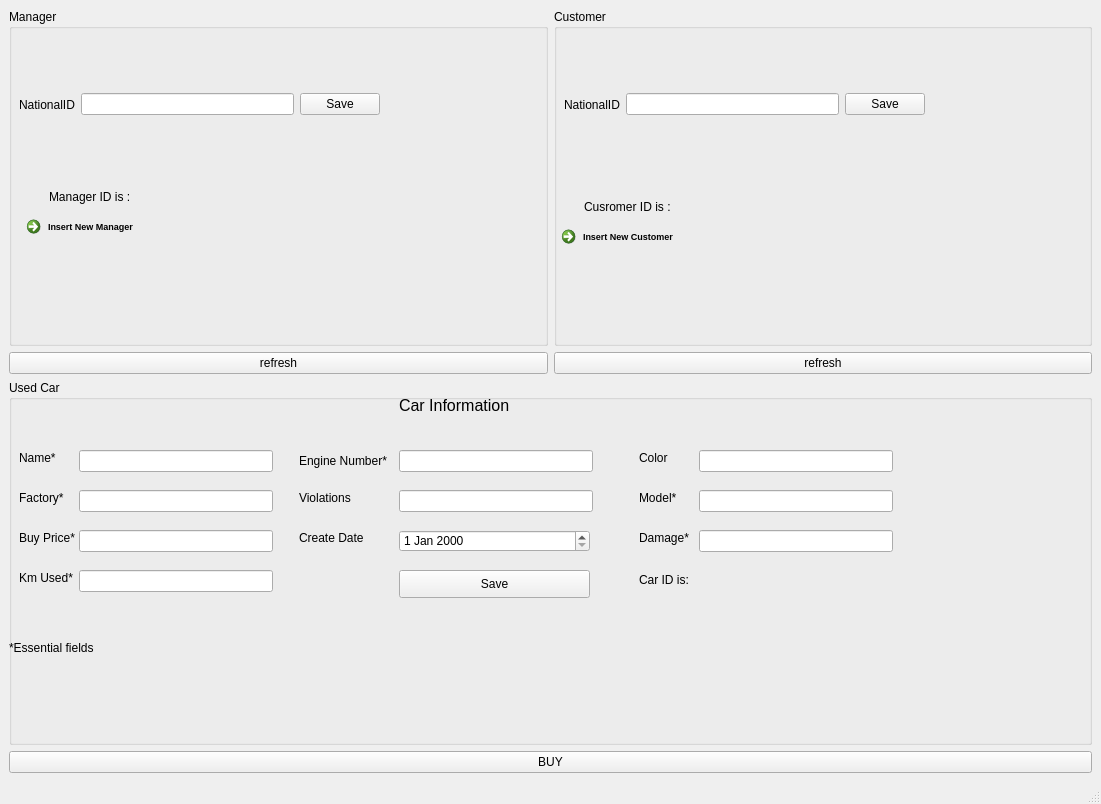
<?xml version="1.0" encoding="UTF-8"?>
<ui version="4.0">
 <class>buy_UsedCar</class>
 <widget class="QMainWindow" name="buy_UsedCar">
  <property name="geometry">
   <rect>
    <x>0</x>
    <y>0</y>
    <width>1101</width>
    <height>804</height>
   </rect>
  </property>
  <property name="windowTitle">
   <string>MainWindow</string>
  </property>
  <widget class="QWidget" name="centralwidget">
   <layout class="QVBoxLayout" name="verticalLayout">
    <item>
     <layout class="QGridLayout" name="gridLayout">
      <item row="1" column="1">
       <widget class="QPushButton" name="refresh">
        <property name="text">
         <string>refresh</string>
        </property>
       </widget>
      </item>
      <item row="0" column="1">
       <widget class="QGroupBox" name="groupBox_2">
        <property name="title">
         <string>Customer</string>
        </property>
        <widget class="QWidget" name="horizontalLayoutWidget_2">
         <property name="geometry">
          <rect>
           <x>10</x>
           <y>50</y>
           <width>361</width>
           <height>91</height>
          </rect>
         </property>
         <layout class="QHBoxLayout" name="horizontalLayout_2">
          <item>
           <widget class="QLabel" name="label_2">
            <property name="text">
             <string>NationalID</string>
            </property>
           </widget>
          </item>
          <item>
           <widget class="QLineEdit" name="lineEdit_2"/>
          </item>
          <item>
           <widget class="QPushButton" name="pushButton_2">
            <property name="text">
             <string>Save</string>
            </property>
           </widget>
          </item>
         </layout>
        </widget>
        <widget class="QCommandLinkButton" name="commandLinkButton_2">
         <property name="geometry">
          <rect>
           <x>0</x>
           <y>210</y>
           <width>191</width>
           <height>31</height>
          </rect>
         </property>
         <property name="font">
          <font>
           <family>Segoe UI</family>
           <pointsize>7</pointsize>
           <weight>75</weight>
           <bold>true</bold>
          </font>
         </property>
         <property name="text">
          <string>Insert New Customer</string>
         </property>
        </widget>
        <widget class="QLabel" name="label_ans2">
         <property name="geometry">
          <rect>
           <x>60</x>
           <y>130</y>
           <width>271</width>
           <height>20</height>
          </rect>
         </property>
         <property name="text">
          <string/>
         </property>
         <property name="alignment">
          <set>Qt::AlignCenter</set>
         </property>
        </widget>
        <widget class="QLabel" name="label_14">
         <property name="geometry">
          <rect>
           <x>30</x>
           <y>190</y>
           <width>111</width>
           <height>16</height>
          </rect>
         </property>
         <property name="text">
          <string>Cusromer ID is :</string>
         </property>
        </widget>
        <widget class="QLabel" name="custid">
         <property name="geometry">
          <rect>
           <x>130</x>
           <y>190</y>
           <width>55</width>
           <height>16</height>
          </rect>
         </property>
         <property name="text">
          <string/>
         </property>
        </widget>
       </widget>
      </item>
      <item row="1" column="0">
       <widget class="QPushButton" name="pushButton_refresh1">
        <property name="text">
         <string>refresh</string>
        </property>
       </widget>
      </item>
      <item row="0" column="0">
       <widget class="QGroupBox" name="groupBox">
        <property name="title">
         <string>Manager</string>
        </property>
        <widget class="QWidget" name="horizontalLayoutWidget">
         <property name="geometry">
          <rect>
           <x>10</x>
           <y>50</y>
           <width>361</width>
           <height>91</height>
          </rect>
         </property>
         <layout class="QHBoxLayout" name="horizontalLayout">
          <item>
           <widget class="QLabel" name="label">
            <property name="text">
             <string>NationalID</string>
            </property>
           </widget>
          </item>
          <item>
           <widget class="QLineEdit" name="lineEdit"/>
          </item>
          <item>
           <widget class="QPushButton" name="pushButton">
            <property name="text">
             <string>Save</string>
            </property>
           </widget>
          </item>
         </layout>
        </widget>
        <widget class="QCommandLinkButton" name="commandLinkButton">
         <property name="geometry">
          <rect>
           <x>10</x>
           <y>200</y>
           <width>171</width>
           <height>41</height>
          </rect>
         </property>
         <property name="font">
          <font>
           <family>Segoe UI</family>
           <pointsize>7</pointsize>
           <weight>75</weight>
           <italic>false</italic>
           <bold>true</bold>
          </font>
         </property>
         <property name="text">
          <string>Insert New Manager</string>
         </property>
        </widget>
        <widget class="QLabel" name="label_ans">
         <property name="geometry">
          <rect>
           <x>110</x>
           <y>130</y>
           <width>201</width>
           <height>31</height>
          </rect>
         </property>
         <property name="text">
          <string/>
         </property>
        </widget>
        <widget class="QLabel" name="label_7">
         <property name="geometry">
          <rect>
           <x>40</x>
           <y>180</y>
           <width>111</width>
           <height>16</height>
          </rect>
         </property>
         <property name="text">
          <string>Manager ID is :</string>
         </property>
        </widget>
        <widget class="QLabel" name="mgrid">
         <property name="geometry">
          <rect>
           <x>130</x>
           <y>180</y>
           <width>55</width>
           <height>16</height>
          </rect>
         </property>
         <property name="text">
          <string/>
         </property>
        </widget>
       </widget>
      </item>
     </layout>
    </item>
    <item>
     <widget class="QGroupBox" name="groupBox_3">
      <property name="enabled">
       <bool>true</bool>
      </property>
      <property name="title">
       <string>Used Car</string>
      </property>
      <widget class="QLabel" name="label_5">
       <property name="geometry">
        <rect>
         <x>390</x>
         <y>10</y>
         <width>141</width>
         <height>31</height>
        </rect>
       </property>
       <property name="font">
        <font>
         <pointsize>12</pointsize>
        </font>
       </property>
       <property name="frameShape">
        <enum>QFrame::NoFrame</enum>
       </property>
       <property name="text">
        <string>Car Information</string>
       </property>
      </widget>
      <widget class="QLineEdit" name="lineEdit_name">
       <property name="geometry">
        <rect>
         <x>70</x>
         <y>70</y>
         <width>194</width>
         <height>22</height>
        </rect>
       </property>
      </widget>
      <widget class="QLineEdit" name="lineEdit_color">
       <property name="geometry">
        <rect>
         <x>690</x>
         <y>70</y>
         <width>194</width>
         <height>22</height>
        </rect>
       </property>
      </widget>
      <widget class="QLineEdit" name="lineEdit_engine">
       <property name="geometry">
        <rect>
         <x>390</x>
         <y>70</y>
         <width>194</width>
         <height>22</height>
        </rect>
       </property>
      </widget>
      <widget class="QLineEdit" name="lineEdit_factory">
       <property name="geometry">
        <rect>
         <x>70</x>
         <y>110</y>
         <width>194</width>
         <height>22</height>
        </rect>
       </property>
      </widget>
      <widget class="QLineEdit" name="lineEdit_bprice">
       <property name="geometry">
        <rect>
         <x>70</x>
         <y>150</y>
         <width>194</width>
         <height>22</height>
        </rect>
       </property>
      </widget>
      <widget class="QLineEdit" name="lineEdit_model">
       <property name="geometry">
        <rect>
         <x>690</x>
         <y>110</y>
         <width>194</width>
         <height>22</height>
        </rect>
       </property>
      </widget>
      <widget class="QLabel" name="label_3">
       <property name="geometry">
        <rect>
         <x>10</x>
         <y>70</y>
         <width>55</width>
         <height>16</height>
        </rect>
       </property>
       <property name="text">
        <string>Name*</string>
       </property>
      </widget>
      <widget class="QLabel" name="label_4">
       <property name="geometry">
        <rect>
         <x>630</x>
         <y>110</y>
         <width>55</width>
         <height>16</height>
        </rect>
       </property>
       <property name="text">
        <string>Model*</string>
       </property>
      </widget>
      <widget class="QLabel" name="label_6">
       <property name="geometry">
        <rect>
         <x>10</x>
         <y>150</y>
         <width>71</width>
         <height>16</height>
        </rect>
       </property>
       <property name="text">
        <string>Buy Price*</string>
       </property>
      </widget>
      <widget class="QLabel" name="label_8">
       <property name="geometry">
        <rect>
         <x>10</x>
         <y>110</y>
         <width>55</width>
         <height>16</height>
        </rect>
       </property>
       <property name="text">
        <string>Factory*</string>
       </property>
      </widget>
      <widget class="QLabel" name="label_9">
       <property name="geometry">
        <rect>
         <x>630</x>
         <y>70</y>
         <width>55</width>
         <height>16</height>
        </rect>
       </property>
       <property name="text">
        <string>Color</string>
       </property>
      </widget>
      <widget class="QLabel" name="label_11">
       <property name="geometry">
        <rect>
         <x>290</x>
         <y>150</y>
         <width>81</width>
         <height>16</height>
        </rect>
       </property>
       <property name="text">
        <string>Create Date</string>
       </property>
      </widget>
      <widget class="QLabel" name="label_12">
       <property name="geometry">
        <rect>
         <x>290</x>
         <y>70</y>
         <width>101</width>
         <height>21</height>
        </rect>
       </property>
       <property name="text">
        <string>Engine Number*</string>
       </property>
      </widget>
      <widget class="QDateEdit" name="dateEdit_crcar">
       <property name="geometry">
        <rect>
         <x>390</x>
         <y>150</y>
         <width>191</width>
         <height>22</height>
        </rect>
       </property>
      </widget>
      <widget class="QLabel" name="label_10">
       <property name="geometry">
        <rect>
         <x>0</x>
         <y>260</y>
         <width>151</width>
         <height>16</height>
        </rect>
       </property>
       <property name="text">
        <string>*Essential fields</string>
       </property>
      </widget>
      <widget class="QPushButton" name="save_car">
       <property name="geometry">
        <rect>
         <x>390</x>
         <y>190</y>
         <width>191</width>
         <height>28</height>
        </rect>
       </property>
       <property name="text">
        <string>Save</string>
       </property>
      </widget>
      <widget class="QLabel" name="label_13">
       <property name="geometry">
        <rect>
         <x>630</x>
         <y>190</y>
         <width>71</width>
         <height>20</height>
        </rect>
       </property>
       <property name="text">
        <string>Car ID is:</string>
       </property>
      </widget>
      <widget class="QLabel" name="label_car">
       <property name="geometry">
        <rect>
         <x>700</x>
         <y>190</y>
         <width>191</width>
         <height>16</height>
        </rect>
       </property>
       <property name="text">
        <string/>
       </property>
       <property name="alignment">
        <set>Qt::AlignCenter</set>
       </property>
      </widget>
      <widget class="QPushButton" name="buy_new_2">
       <property name="geometry">
        <rect>
         <x>11</x>
         <y>588</y>
         <width>874</width>
         <height>28</height>
        </rect>
       </property>
       <property name="text">
        <string>BUY</string>
       </property>
      </widget>
      <widget class="QLineEdit" name="lineEdit_violation">
       <property name="geometry">
        <rect>
         <x>390</x>
         <y>110</y>
         <width>194</width>
         <height>22</height>
        </rect>
       </property>
      </widget>
      <widget class="QLineEdit" name="lineEdit_damage">
       <property name="geometry">
        <rect>
         <x>690</x>
         <y>150</y>
         <width>194</width>
         <height>22</height>
        </rect>
       </property>
      </widget>
      <widget class="QLineEdit" name="lineEdit_km">
       <property name="geometry">
        <rect>
         <x>70</x>
         <y>190</y>
         <width>194</width>
         <height>22</height>
        </rect>
       </property>
      </widget>
      <widget class="QLabel" name="label_15">
       <property name="geometry">
        <rect>
         <x>290</x>
         <y>110</y>
         <width>61</width>
         <height>16</height>
        </rect>
       </property>
       <property name="text">
        <string>Violations</string>
       </property>
      </widget>
      <widget class="QLabel" name="label_16">
       <property name="geometry">
        <rect>
         <x>10</x>
         <y>190</y>
         <width>61</width>
         <height>16</height>
        </rect>
       </property>
       <property name="text">
        <string>Km Used*</string>
       </property>
      </widget>
      <widget class="QLabel" name="label_17">
       <property name="geometry">
        <rect>
         <x>630</x>
         <y>150</y>
         <width>61</width>
         <height>16</height>
        </rect>
       </property>
       <property name="text">
        <string>Damage*</string>
       </property>
      </widget>
     </widget>
    </item>
    <item>
     <widget class="QPushButton" name="buy_new">
      <property name="text">
       <string>BUY</string>
      </property>
     </widget>
    </item>
   </layout>
  </widget>
  <widget class="QMenuBar" name="menubar">
   <property name="geometry">
    <rect>
     <x>0</x>
     <y>0</y>
     <width>1101</width>
     <height>25</height>
    </rect>
   </property>
  </widget>
  <widget class="QStatusBar" name="statusbar"/>
 </widget>
 <resources/>
 <connections/>
</ui>
